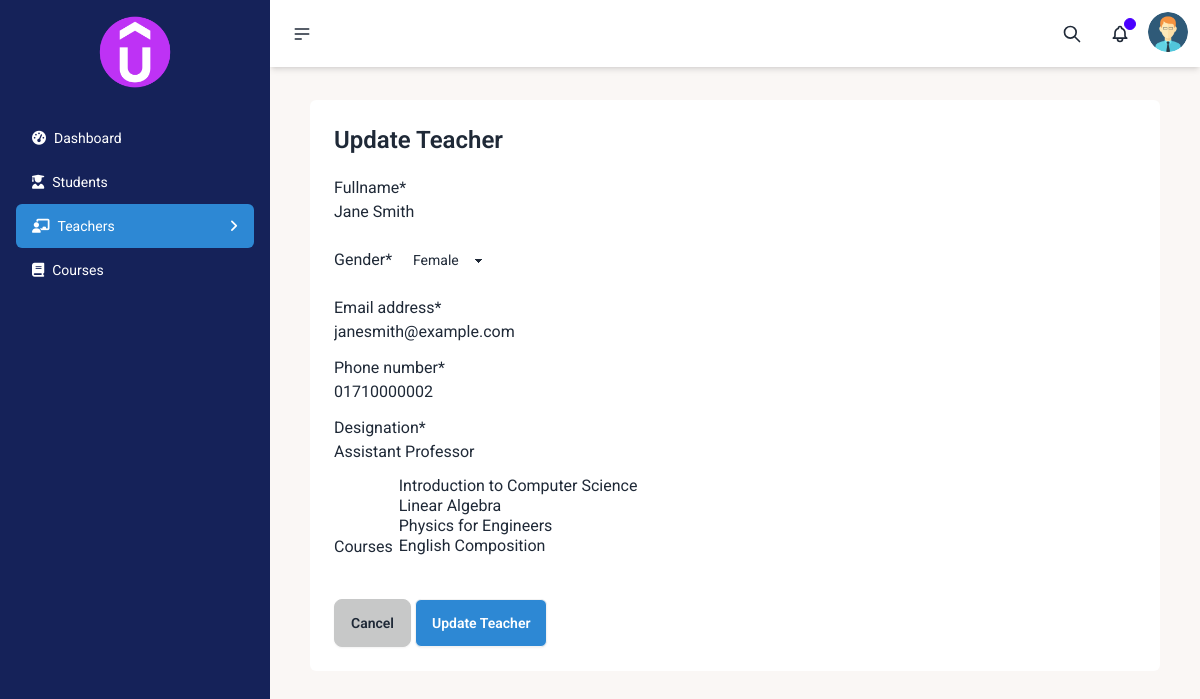
The page /teachers/2/edit/ (signed in) on the database its author committed.
### Teachers/models.py (models this page shows, shortened)
class Teacher(models.Model):
    fullname = models.CharField(max_length=50)
    GENDER_CHOICES = (
        ('Male', 'Male'),
        ('Female', 'Female'),
    )
    gender = models.CharField(max_length=6, choices=GENDER_CHOICES)
    email_address = models.EmailField()
    phone_number = models.CharField(max_length=15)
    designation = models.CharField(max_length=50)
    courses = models.ManyToManyField(Course, related_name="teachers", blank=True, null=True)
    created_at = models.DateTimeField(auto_now_add=True)
    updated_at = models.DateTimeField(auto_now=True)

### Teachers/views.py (the view, shortened to what this page needs)
# urls.py: path("teachers/<int:pk>/edit/", UpdateTeacher.as_view(), name="edit_teacher"),
class UpdateTeacher(LoginRequiredMixin, UpdateView):
    model = Teacher
    form_class = TeacherForm
    template_name ='Teachers/teacher_form.html'
    success_url = reverse_lazy("Teachers:all_teachers")
    pk_url_kwarg="pk"
    def get_context_data(self, **kwargs):
        context = super().get_context_data(**kwargs)
        context['title'] = 'Update Teacher'
        return context

### Teachers/forms.py
class TeacherForm(forms.ModelForm):
    class Meta:
        model = Teacher
        fields = "__all__"
        widgets = {
            'fullname': forms.TextInput(attrs={'placeholder': 'Teacher name'}),
            'email_address': forms.EmailInput(attrs={'placeholder': 'Tacher Email'}),
            'phone_number': forms.TextInput(attrs={'placeholder': 'Teacher Phone Number'}),
            'designation': forms.TextInput(attrs={'placeholder': 'Teacher Designation'}),
        }

### Courses/models.py (called while the page is built)
    def __str__(self):
        return self.course_name

### Dashboard/context_processors.py (called while the page is built)
def dashboard_links(request):
    sidebar_links = [
        {'title': 'Dashboard', 'icon': 'fa-tachometer-alt', 'url': '/dashboard/'},
        {'title': 'Students', 'icon': 'fa-user-graduate', 'url': '/students/'},
        {'title': 'Teachers', 'icon': 'fa-chalkboard-teacher', 'url': '/teachers/'},
        {'title': 'Courses', 'icon': 'fa-book', 'url': '/courses/'},
    ]
    return {
        'sidebar_links': sidebar_links
    }

### Teachers/templates/Teachers/teacher_form.html (shortened to what this page needs)
{% extends "Dashboard/dashboard_layout.html" %}
{% load crispy_forms_tags %}
{% block content %}
<section class="p-3 md:p-6 rounded-md" data-theme="light">
    <h2 class="text-2xl font-semibold mb-5">{{ title }}</h2>
    <form method="POST" enctype="multipart/form-data">
        {{ form | crispy }}
        <div class="mt-10">
            <a href="{% url "Students:all_students" %}"  class="btn btn-active">Cancel</a>
            <button class="btn bg-[#2D88D4] text-white rounded-md" type="submit">{{ title }}</button>
        </div>
    </form>
</section>
{% endblock %}

### Dashboard/templates/Dashboard/dashboard_layout.html (style rules this page uses)
body { font-family: "Roboto", sans-serif; }

### rows shown on the page
Teacher: fullname "Jane Smith", gender "Female", email_address "janesmith@example.com", phone_number "01710000002", designation "Assistant Professor"

### other values the page prints
{{ title }} "Update Teacher"
{{ link.title }} "Dashboard" "Students" "Teachers" "Courses"
